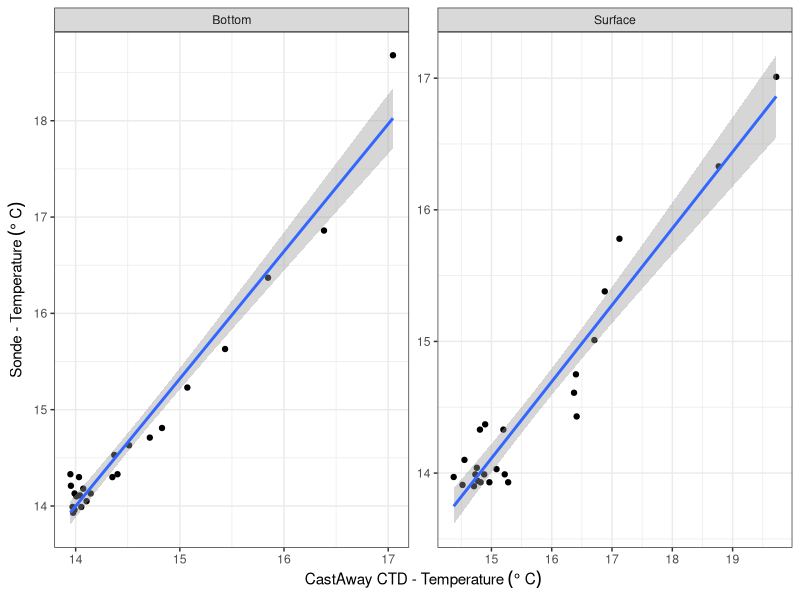
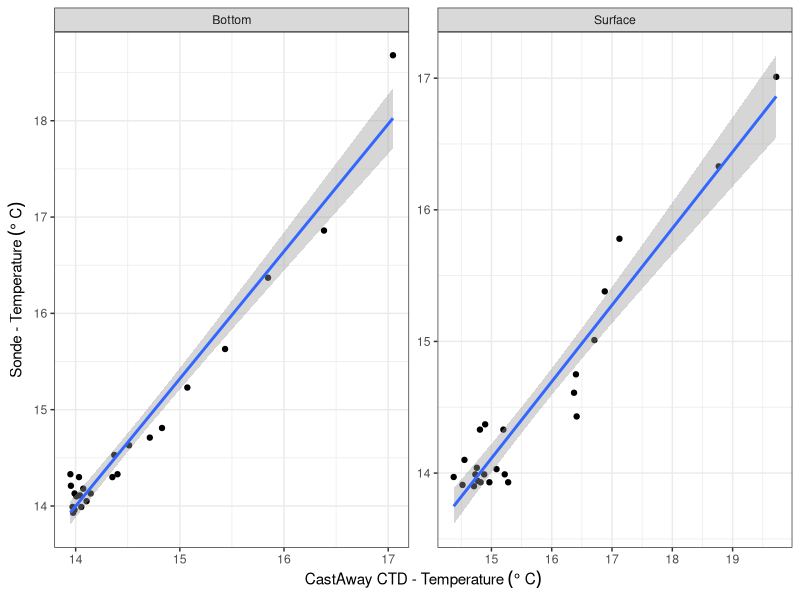

Generate these figures, in order, with R:
#libraries
library(dplyr)
library(tidyr)
library(ggplot2)

#load environmental extractions from castaway_process_2022.R
dat <- read.csv("output/environmental_covariates.csv")

#reformat the temperature data for a bivariate, site-based comparison of Sonde vs Castaway summaries
dat_temp <- rbind(
            dat%>%
            filter(variable=="temperature",location=="Surface")%>%
            spread(platform,value),
            dat%>%
              filter(variable=="temperature",location=="Bottom")%>%
              spread(platform,value)
            )

p1 <- ggplot(dat_temp,aes(x=CastAway,y=Sonde))+
  geom_point()+
  stat_smooth(method="lm")+
  labs(x=expression("CastAway CTD - Temperature " ( degree~C)),
       y=expression("Sonde - Temperature " ( degree~C)))+
  facet_wrap(~location,ncol=2,scales="free")+
  theme_bw();p1

ggsave("output/Sonde_Castaway_comp_2022.png",p1,width=8,height=5,units="in",dpi=300)

mod=glm(Sonde ~ CastAway + location,data=dat_temp)
summary(mod)

dat_sal <- dat%>%
  filter(variable=="salinity",location=="Surface")%>%
  spread(platform,value)
